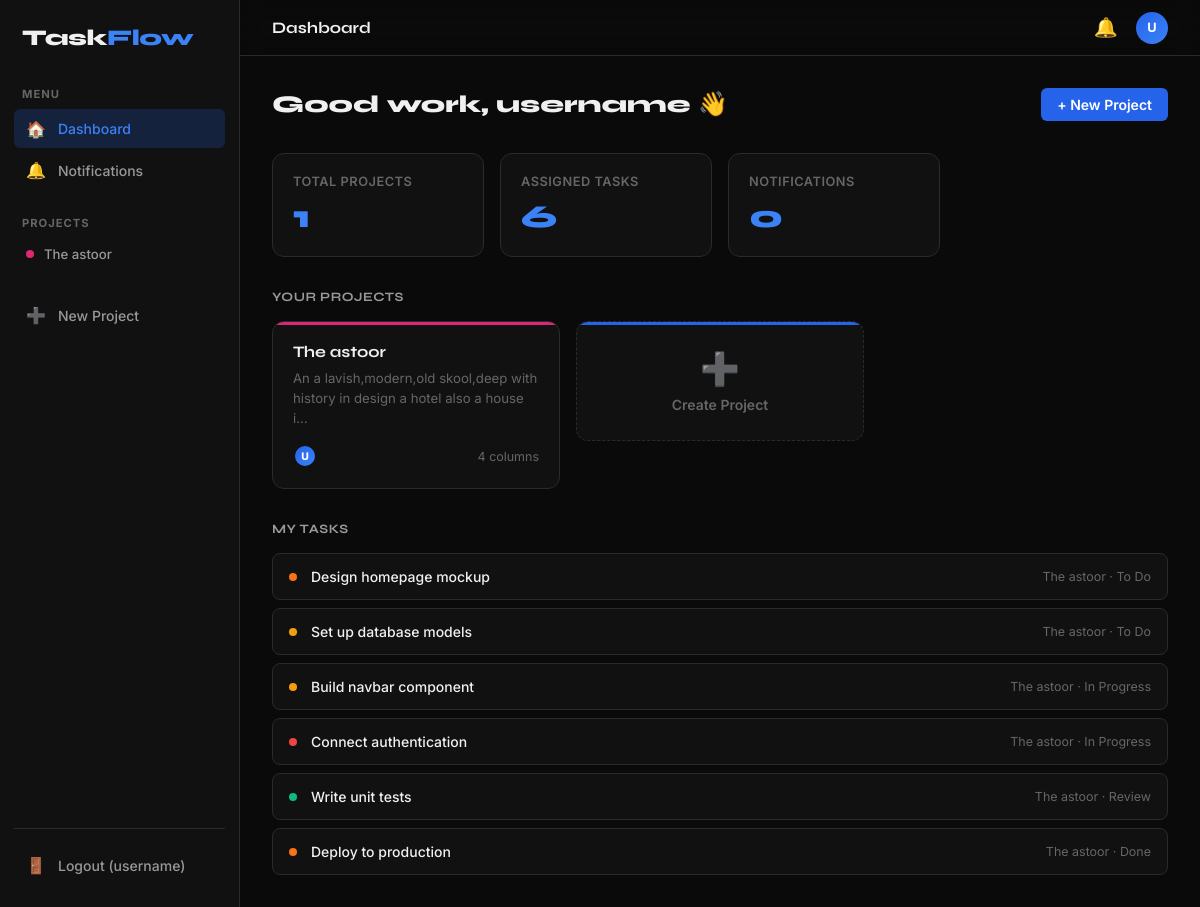
Screenshot of / (signed in) with the database file from the repository.
### projects/models.py (models this page shows, shortened)
class Project(models.Model):
    name = models.CharField(max_length=200)
    description = models.TextField(blank=True)
    owner = models.ForeignKey(User, on_delete=models.CASCADE, related_name='owned_projects')
    members = models.ManyToManyField(User, related_name='projects', blank=True)
    color = models.CharField(max_length=7, default='#7c3aed')
    created_at = models.DateTimeField(auto_now_add=True)
    updated_at = models.DateTimeField(auto_now=True)

class Task(models.Model):
    PRIORITY_CHOICES = [
        ('low', 'Low'),
        ('medium', 'Medium'),
        ('high', 'High'),
        ('urgent', 'Urgent'),
    ]
    column = models.ForeignKey(Column, on_delete=models.CASCADE, related_name='tasks')
    title = models.CharField(max_length=200)
    description = models.TextField(blank=True)
    assignees = models.ManyToManyField(User, related_name='assigned_tasks', blank=True)
    created_by = models.ForeignKey(User, on_delete=models.CASCADE, related_name='created_tasks')
    priority = models.CharField(max_length=10, choices=PRIORITY_CHOICES, default='medium')
    due_date = models.DateField(null=True, blank=True)
    order = models.PositiveIntegerField(default=0)
    created_at = models.DateTimeField(auto_now_add=True)
    updated_at = models.DateTimeField(auto_now=True)
    class Meta:
        ordering = ['order', 'created_at']

class Column(models.Model):
    project = models.ForeignKey(Project, on_delete=models.CASCADE, related_name='columns')
    name = models.CharField(max_length=100)
    order = models.PositiveIntegerField(default=0)
    color = models.CharField(max_length=7, default='#2a2a2a')
    class Meta:
        ordering = ['order']

### projects/views.py (the view)
# urls.py: path('', views.dashboard, name='dashboard'),
@login_required
def dashboard(request):
    owned = Project.objects.filter(owner=request.user)
    member_of = Project.objects.filter(members=request.user)
    all_projects = (owned | member_of).distinct().order_by('-updated_at')
    my_tasks = Task.objects.filter(assignees=request.user).select_related('column__project').order_by('due_date')[:10]
    notifications = Notification.objects.filter(user=request.user, is_read=False)[:5]
    return render(request, 'projects/dashboard.html', {
        'projects': all_projects,
        'my_tasks': my_tasks,
        'notifications': notifications,
    })

### templates/projects/dashboard.html (shortened to what this page needs)
{% extends 'projects/base.html' %}
{% block nav_dash %}active{% endblock %}
{% block topbar_title %}Dashboard{% endblock %}
{% block content %}
<div class="page-content">
  <div class="page-header">
    <h1 class="page-title">Good work, {{ user.username }} 👋</h1>
    <a href="/project/create/" class="btn btn-primary">+ New Project</a>
  </div>
  <div class="stats-grid">
    <div class="stat-card">
      <div class="stat-card-label">Total Projects</div>
      <div class="stat-card-value">{{ projects|length }}</div>
    </div>
    <div class="stat-card">
      <div class="stat-card-label">Assigned Tasks</div>
      <div class="stat-card-value">{{ my_tasks|length }}</div>
    </div>
    <div class="stat-card">
      <div class="stat-card-label">Notifications</div>
      <div class="stat-card-value">{{ notifications|length }}</div>
    </div>
  </div>
  <div class="section-title">Your Projects</div>
  {% if projects %}
  <div class="projects-grid">
    {% for project in projects %}
    <a href="/board/{{ project.id }}/">
      <div class="project-card" style="--project-color: {{ project.color }}">
        <div class="project-card-name">{{ project.name }}</div>
        <div class="project-card-desc">{{ project.description|truncatechars:80|default:"No description." }}</div>
        <div class="project-card-meta">
          <div class="member-avatars">
            <div class="member-avatar">{{ project.owner.username.0|upper }}</div>
          </div>
          <span>{{ project.columns.count }} columns</span>
        </div>
      </div>
    </a>
    {% endfor %}
    <a href="/project/create/">
      <div class="project-card" style="border-style:dashed;display:flex;align-items:center;justify-content:center;min-height:120px;color:var(--text-muted)">
        <div style="text-align:center">
          <div style="font-size:2rem;margin-bottom:.5rem">➕</div>
          <div style="font-size:.875rem;font-weight:600">Create Project</div>
        </div>
      </div>
    </a>
  </div>
  {% endif %}
  {% if my_tasks %}
  <div class="section-title" style="margin-top:2rem">My Tasks</div>
  <div class="task-list">
    {% for task in my_tasks %}
    <a href="/task/{{ task.id }}/">
      <div class="task-list-item">
        <div class="priority-dot priority-{{ task.priority }}"></div>
        <div class="task-list-title">{{ task.title }}</div>
        <div class="task-list-project">{{ task.column.project.name }} · {{ task.column.name }}</div>
      </div>
    </a>
    {% endfor %}
  </div>
  {% endif %}
</div>
{% endblock %}

### templates/projects/base.html (shortened to what this page needs)
<!DOCTYPE html>
<html lang="en">
<head>
  {% load static %}
  <link rel="stylesheet" href="{% static 'css/style.css' %}">
</head>
<body data-authenticated="{% if user.is_authenticated %}true{% else %}false{% endif %}">
{% if user.is_authenticated %}
<div class="app-shell">
  <aside class="sidebar">
    <div class="logo">Task<span>Flow</span></div>
    <div class="nav-section">
      <div class="nav-label">Menu</div>
      <a href="/" class="nav-item {% block nav_dash %}{% endblock %}">
        <span class="icon">🏠</span> Dashboard
      </a>
      <a href="/notifications/" class="nav-item {% block nav_notifs %}{% endblock %}">
        <span class="icon">🔔</span> Notifications
      </a>
    </div>
    {% if projects %}
    <div class="nav-section">
      <div class="nav-label">Projects</div>
      {% for p in projects %}
      <a href="/board/{{ p.id }}/" class="project-nav-item">
        <span class="project-dot" style="background:{{ p.color }}"></span>
        {{ p.name|truncatechars:22 }}
      </a>
      {% endfor %}
    </div>
    {% endif %}
    <div class="nav-section">
      <a href="/project/create/" class="nav-item">
        <span class="icon">➕</span> New Project
      </a>
    </div>
    <div class="sidebar-bottom">
      <a href="/logout/" class="nav-item">
        <span class="icon">🚪</span> Logout ({{ user.username }})
      </a>
    </div>
  </aside>
  <div class="main-content">
    <header class="topbar">
      <div class="topbar-title">{% block topbar_title %}TaskFlow{% endblock %}</div>
      <div class="topbar-actions">
        <a href="/notifications/">
          <button class="notif-btn">
            🔔
          </button>
        </a>
        <div class="avatar">{{ user.username.0|upper }}</div>
      </div>
    </header>
    {% block content %}{% endblock %}
  </div>
</div>
{% else %}
  {% block auth_content %}{% endblock %}
{% endif %}
{% load static %}
</body>
</html>

### rows the page displays
Project: name "The astoor", description "An a lavish,modern,old skool,deep with history in design a hotel also a house i…", owner.username.0 "U", columns.count "4"
Task: title "Design homepage mockup", column.project.name "The astoor", column.name "To Do"
Task: title "Set up database models", column.project.name "The astoor", column.name "To Do"
Task: title "Build navbar component", column.project.name "The astoor", column.name "In Progress"
Task: title "Connect authentication", column.project.name "The astoor", column.name "In Progress"
Task: title "Write unit tests", column.project.name "The astoor", column.name "Review"
Task: title "Deploy to production", column.project.name "The astoor", column.name "Done"

### other values shown
{{ user.username }} "username"
{{ user.username.0|upper }} "U"
{{ projects|length }} "1"
{{ my_tasks|length }} "6"
{{ notifications|length }} "0"
